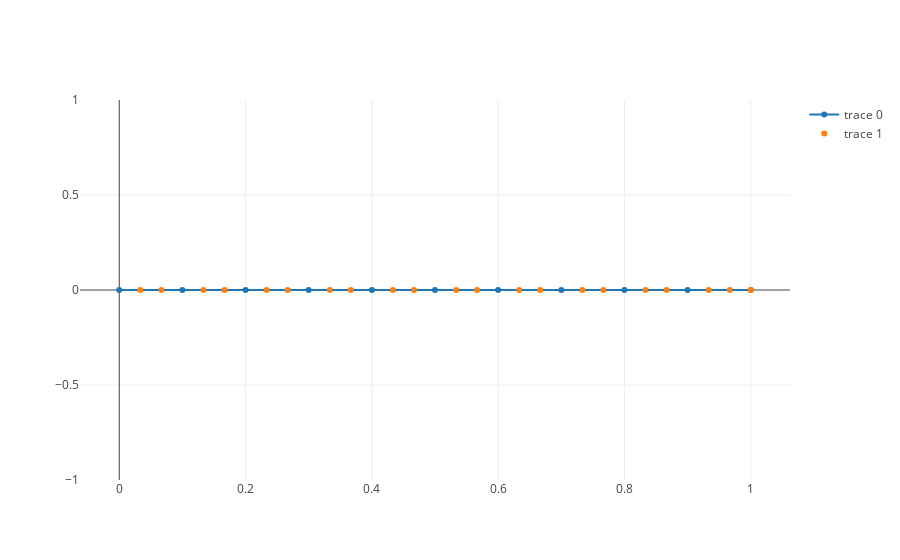

The notebook cell this image was saved under:
### Markdown cell above
Plot, in orange the high-order nodes, in blue the linear nodes

### Code cell
fig = go.Figure(data=[
    go.Scatter(x=s, y=np.zeros(s.shape), mode='lines+markers'),
    go.Scatter(x=nodes[n_elements:], y=np.zeros(nodes.shape), mode='markers')
])
plotly.iplot(fig)

### Figure 1 — Plotly figure (JSON) as saved in the notebook; plotly's stock layout.template omitted (floating-point values rounded to 4 significant figures)
{"data": [{"mode": "lines+markers", "type": "scatter", "uid": "2878c9b4-5c94-44d6-a581-4cbd66814226", "x": [0, 0.1, 0.2, 0.3, 0.4, 0.5, 0.6, 0.7, 0.8, 0.9, 1], "y": [0, 0, 0, 0, 0, 0, 0, 0, 0, 0, 0]}, {"mode": "markers", "type": "scatter", "uid": "6083bae0-d788-4463-8b8c-f3e79fb0a5e6", "x": [1, 0.03333, 0.06667, 0.1333, 0.1667, 0.2333, 0.2667, 0.3333, 0.3667, 0.4333, 0.4667, 0.5333, 0.5667, 0.6333, 0.6667, 0.7333, 0.7667, 0.8333, 0.8667, 0.9333, 0.9667], "y": [0, 0, 0, 0, 0, 0, 0, 0, 0, 0, 0, 0, 0, 0, 0, 0, 0, 0, 0, 0, 0, 0, 0, 0, 0, 0, 0, 0, 0, 0, 0]}], "layout": {}}
